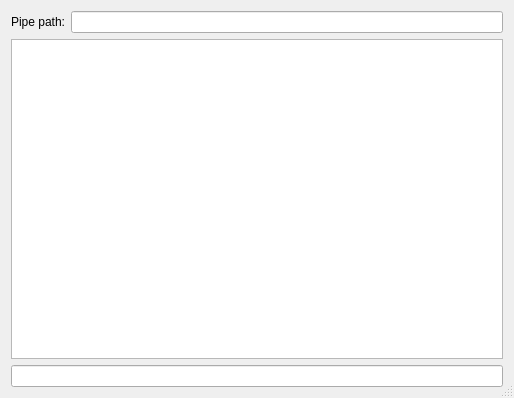
<?xml version="1.0" encoding="UTF-8"?>
<ui version="4.0">
 <class>TermWindow</class>
 <widget class="QDialog" name="TermWindow">
  <property name="geometry">
   <rect>
    <x>0</x>
    <y>0</y>
    <width>514</width>
    <height>398</height>
   </rect>
  </property>
  <property name="windowTitle">
   <string>Terminal</string>
  </property>
  <property name="sizeGripEnabled">
   <bool>true</bool>
  </property>
  <property name="modal">
   <bool>false</bool>
  </property>
  <layout class="QVBoxLayout" name="verticalLayout">
   <item>
    <layout class="QHBoxLayout" name="horizontalLayout">
     <item>
      <widget class="QLabel" name="pipePathLabel">
       <property name="text">
        <string>Pipe path:</string>
       </property>
       <property name="buddy">
        <cstring>pipePath</cstring>
       </property>
      </widget>
     </item>
     <item>
      <widget class="QLineEdit" name="pipePath"/>
     </item>
    </layout>
   </item>
   <item>
    <widget class="QTextEdit" name="textEdit"/>
   </item>
   <item>
    <widget class="QLineEdit" name="lineEdit"/>
   </item>
  </layout>
 </widget>
 <resources/>
 <connections/>
</ui>
